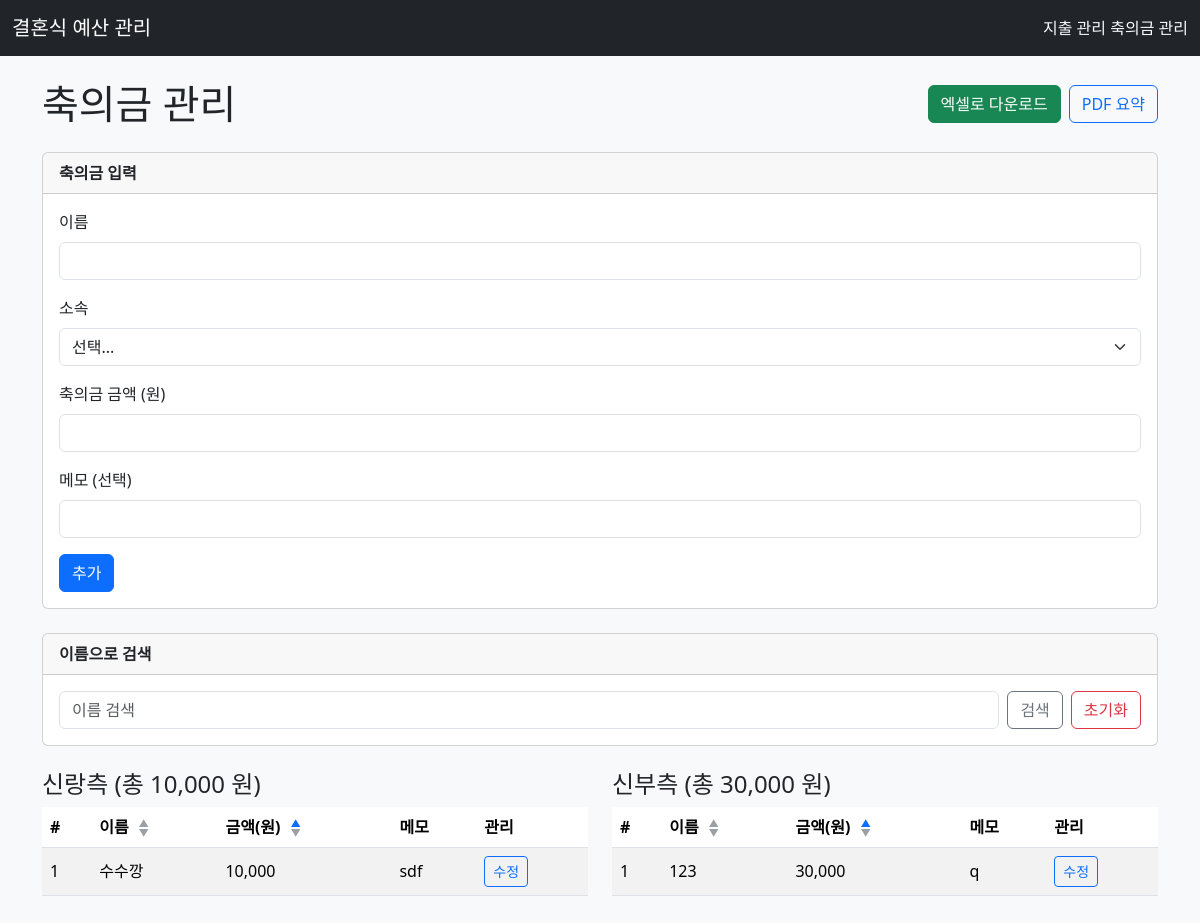
The app's page /guests/?search_name=&sort_by=amount&order=asc with its own data.
### models.py (models this page shows)
class Guest(db.Model):
    id = db.Column(db.Integer, primary_key=True)
    name = db.Column(db.String(50), nullable=False)
    side = db.Column(db.String(10), nullable=False)
    amount = db.Column(db.Integer, nullable=False)
    note = db.Column(db.String(200))

### guests_routes.py (the view, shortened to what this page needs)
@guests_bp.route('/', methods=['GET', 'POST'])
def list_guests():
    search_name = request.args.get('search_name', '').strip()
    sort_by, order, order_clause = _sorting_from_request(request.args)
    search_filter = _search_filter(search_name)
    groom_guests = _fetch_guests('groom', order_clause, search_filter)
    bride_guests = _fetch_guests('bride', order_clause, search_filter)
    groom_total, bride_total = _totals(search_filter)
    search_results = (
        Guest.query.filter(search_filter).order_by(order_clause, Guest.id).all()
        if search_filter is not None else []
    )
    return render_template(
        'guests.html',
        groom_guests=groom_guests,
        bride_guests=bride_guests,
        groom_total=groom_total,
        bride_total=bride_total,
        search_name=search_name,
        sort_by=sort_by,
        order=order,
        search_results=search_results,
        highlight_threshold=HIGHLIGHT_THRESHOLD
    )

### guests_routes.py (called while the page is built)
def _sorting_from_request(args) -> Tuple[str, str, object]:
    sort_by = args.get('sort_by', 'id')
    order = args.get('order', 'desc')
    sort_map = {'name': Guest.name, 'amount': Guest.amount, 'id': Guest.id}
    sort_column = sort_map.get(sort_by, Guest.id)
    order_fn = desc if order == 'desc' else asc
    return sort_by, order, order_fn(sort_column)

def _search_filter(name: str) -> Optional[object]:
    return Guest.name.contains(name) if name else None

def _fetch_guests(side: str, order_clause, search_filter=None):
    query = Guest.query.filter(Guest.side == side)
    if search_filter is not None:
        query = query.filter(search_filter)
    return query.order_by(order_clause, Guest.id).all()

def _totals(search_filter=None) -> Tuple[int, int]:
    totals_query = db.session.query(
        func.coalesce(func.sum(case((Guest.side == 'groom', Guest.amount), else_=0)), 0).label('groom_total'),
        func.coalesce(func.sum(case((Guest.side == 'bride', Guest.amount), else_=0)), 0).label('bride_total')
    )
    if search_filter is not None:
        totals_query = totals_query.filter(search_filter)
    totals = totals_query.first()
    return (totals.groom_total or 0, totals.bride_total or 0)

### templates/guests.html (shortened to what this page needs)
{% extends 'base.html' %}
{% block content %}
<div class="d-flex justify-content-between align-items-center mb-4">
    <h1 class="mb-0">축의금 관리</h1>
    <div class="d-flex gap-2">
        <a href="{{ url_for('guests.export_excel') }}" class="btn btn-success">엑셀로 다운로드</a>
        <a href="{{ url_for('guests.export_pdf') }}" class="btn btn-outline-primary">PDF 요약</a>
    </div>
</div>
<div class="card mb-4">
    <div class="card-header">축의금 입력</div>
    <div class="card-body">
        <form method="post">
            <div class="mb-3">
                <label class="form-label">이름</label>
                <input type="text" name="name" class="form-control" required>
            </div>
            <div class="mb-3">
                <label class="form-label">소속</label>
                <select name="side" class="form-select" required>
                    <option value="">선택...</option>
                </select>
            </div>
            <div class="mb-3">
                <label class="form-label">축의금 금액 (원)</label>
                <input type="number" name="amount" class="form-control" min="0" required>
            </div>
            <div class="mb-3">
                <label class="form-label">메모 (선택)</label>
                <input type="text" name="note" class="form-control">
            </div>
            <button type="submit" class="btn btn-primary">추가</button>
        </form>
    </div>
</div>
<div class="card mb-4">
    <div class="card-header">이름으로 검색</div>
    <div class="card-body">
        <form method="get" class="row g-2 align-items-center">
            <div class="col">
                <input type="text" name="search_name" class="form-control"
                       placeholder="이름 검색" value="{{ search_name }}">
            </div>
            <div class="col-auto">
                <button class="btn btn-outline-secondary" type="submit">검색</button>
            </div>
            <div class="col-auto">
                <a href="{{ url_for('guests.list_guests') }}" class="btn btn-outline-danger">초기화</a>
            </div>
        </form>
    </div>
</div>
<div class="row">
    <div class="col-md-6 mb-4">
        <h4>신랑측 (총 {{ "{:,}".format(groom_total) }} 원)</h4>
        <table class="table table-striped align-middle">
            <thead>
                <tr>
                    <th>#</th>
                    <th>
                        이름
                        <span class="sort-toggle">
                            <a href="{{ url_for('guests.list_guests', search_name=search_name, sort_by='name', order='asc') }}"
                               class="{% if sort_by == 'name' and order == 'asc' %}active{% endif %}">&#9650;</a>
                            <a href="{{ url_for('guests.list_guests', search_name=search_name, sort_by='name', order='desc') }}"
                               class="{% if sort_by == 'name' and order == 'desc' %}active{% endif %}">&#9660;</a>
                        </span>
                    </th>
                    <th>
                        금액(원)
                        <span class="sort-toggle">
                            <a href="{{ url_for('guests.list_guests', search_name=search_name, sort_by='amount', order='asc') }}"
                               class="{% if sort_by == 'amount' and order == 'asc' %}active{% endif %}">&#9650;</a>
                            <a href="{{ url_for('guests.list_guests', search_name=search_name, sort_by='amount', order='desc') }}"
                               class="{% if sort_by == 'amount' and order == 'desc' %}active{% endif %}">&#9660;</a>
                        </span>
                    </th>
                    <th>메모</th>
                    <th>관리</th>
                </tr>
            </thead>
            <tbody>
                {% for guest in groom_guests %}
                    <tr>
                        <td>{{ loop.index }}</td>
                        <td>{{ guest.name }}</td>
                        <td>
                            {{ "{:,}".format(guest.amount) }}
                        </td>
                        <td>{{ guest.note }}</td>
                        <td>
                            <button type="button"
                                    class="btn btn-sm btn-outline-primary"
                                    data-edit
                                    data-id="{{ guest.id }}"
                                    data-name="{{ guest.name|e }}"
                                    data-side="{{ guest.side }}"
                                    data-amount="{{ guest.amount }}"
                                    data-note="{{ guest.note|default('', true)|e }}"
                                    data-edit-url="{{ url_for('guests.edit_guest', guest_id=guest.id) }}"
                                    data-delete-url="{{ url_for('guests.delete_guest', guest_id=guest.id) }}">
                                수정
                            </button>
                        </td>
                    </tr>
                {% else %}
                    <tr>
                        <td colspan="5" class="text-center">등록된 신랑측 축의금이 없습니다.</td>
                    </tr>
                {% endfor %}
            </tbody>
        </table>
    </div>
    <div class="col-md-6 mb-4">
        <h4>신부측 (총 {{ "{:,}".format(bride_total) }} 원)</h4>
        <table class="table table-striped align-middle">
            <thead>
                <tr>
                    <th>#</th>
                    <th>
                        이름
                        <span class="sort-toggle">
                            <a href="{{ url_for('guests.list_guests', search_name=search_name, sort_by='name', order='asc') }}"
                               class="{% if sort_by == 'name' and order == 'asc' %}active{% endif %}">&#9650;</a>
                            <a href="{{ url_for('guests.list_guests', search_name=search_name, sort_by='name', order='desc') }}"
                               class="{% if sort_by == 'name' and order == 'desc' %}active{% endif %}">&#9660;</a>
                        </span>
                    </th>
                    <th>
                        금액(원)
                        <span class="sort-toggle">
                            <a href="{{ url_for('guests.list_guests', search_name=search_name, sort_by='amount', order='asc') }}"
                               class="{% if sort_by == 'amount' and order == 'asc' %}active{% endif %}">&#9650;</a>
                            <a href="{{ url_for('guests.list_guests', search_name=search_name, sort_by='amount', order='desc') }}"
                               class="{% if sort_by == 'amount' and order == 'desc' %}active{% endif %}">&#9660;</a>
                        </span>
                    </th>
                    <th>메모</th>
                    <th>관리</th>
                </tr>
            </thead>
            <tbody>
                {% for guest in bride_guests %}
                    <tr>
                        <td>{{ loop.index }}</td>
                        <td>{{ guest.name }}</td>
                        <td>{{ "{:,}".format(guest.amount) }}</td>
                        <td>{{ guest.note }}</td>
                        <td>
                            <button type="button"
                                    class="btn btn-sm btn-outline-primary"
                                    data-edit
                                    data-id="{{ guest.id }}"
                                    data-name="{{ guest.name|e }}"
                                    data-side="{{ guest.side }}"
                                    data-amount="{{ guest.amount }}"
                                    data-note="{{ guest.note|default('', true)|e }}"
                                    data-edit-url="{{ url_for('guests.edit_guest', guest_id=guest.id) }}"
                                    data-delete-url="{{ url_for('guests.delete_guest', guest_id=guest.id) }}">
                                수정
                            </button>
                        </td>
                    </tr>
                {% else %}
                    <tr>
                        <td colspan="5" class="text-center">등록된 신부측 축의금이 없습니다.</td>
                    </tr>
                {% endfor %}
            </tbody>
        </table>
    </div>
</div>
{% endblock %}

### static/style.css (style rules this page uses)
body { background-color: #f8f9fa; }
.card-header { font-weight: bold; }

### templates/guests.html (style rules this page uses)
.sort-toggle { display: inline-flex; flex-direction: column; line-height: 1; margin-left: 4px; vertical-align: middle; }
.sort-toggle a { display: flex; align-items: center; justify-content: center; width: 14px; height: 10px; font-size: 10px; color: #9aa0a6; text-decoration: none; }
.sort-toggle a.active { font-weight: 700; color: #0d6efd; }

### records on screen
Guest: name "수수깡", amount "10,000", note "sdf"
Guest: name "123", amount "30,000", note "q"

### other values on screen
{{ "{:,}".format(groom_total) }} "10,000"
{{ "{:,}".format(bride_total) }} "30,000"
